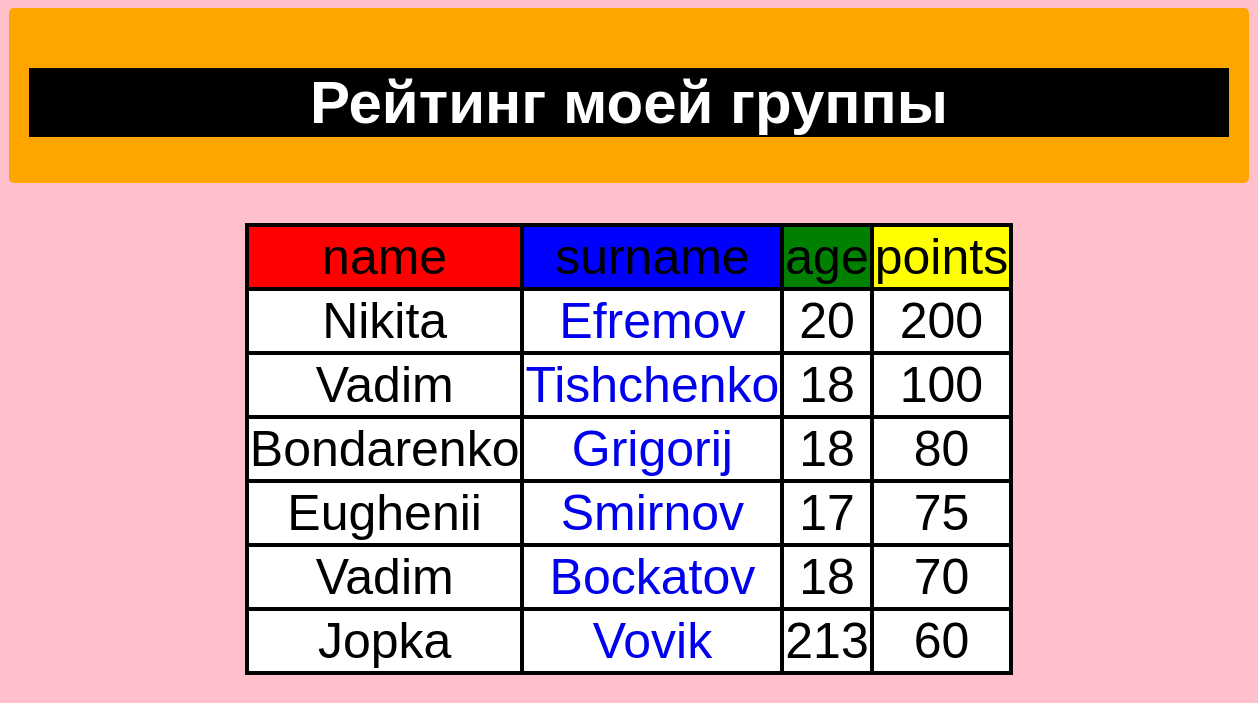
Before: / with the older database file.
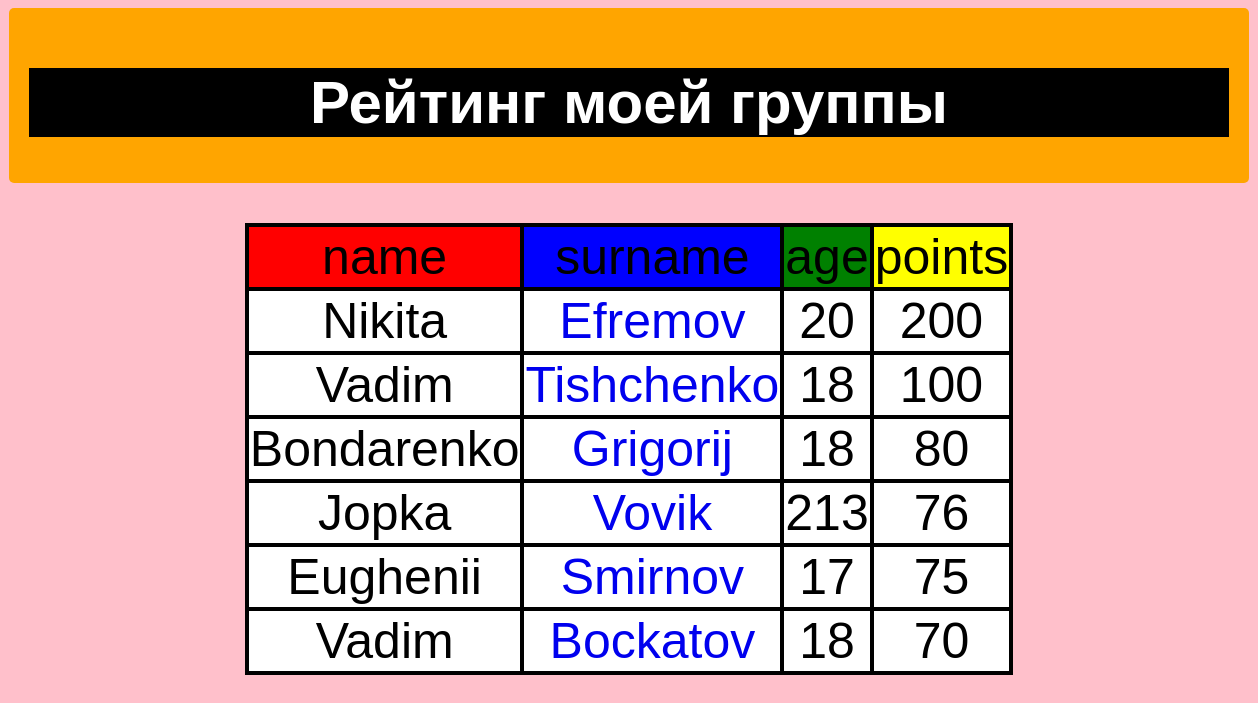
After: the same page with the newer database file.
### table/models.py (models this page shows, shortened)
class myGroupRait(models.Model):
	name = models.CharField(max_length=20, default='none')
	surname = models.CharField(max_length=20, default='none')
	age = models.IntegerField(default=0)
	points = models.IntegerField(default=60)

### table/views.py (the view)
# urls.py: path('', views.index, name='index'),
def index(request):
	mostSuccessfulStudents = myGroupRait.objects.order_by('-points')[:7]
	template = loader.get_template('table/index.html')
	context = {
		'mostSuccessfulStudents': mostSuccessfulStudents
	}
	return HttpResponse(template.render(context,request))

### table/templates/table/index.html (shortened to what this page needs)
{% if mostSuccessfulStudents %}
<center>
	<div id="header"><h1>Рейтинг моей группы</h1></div>
	</center>
	<div></div>
	<table cellspacing="0" style="border:2px solid black; font-size: 50px;" align="center">
	<tr><td style="background: red;">name</td><td style="background: blue ;">surname</td><td style="background: green;">age</td><td style="background: yellow;">points</td></tr>
	{% for q in mostSuccessfulStudents %}
		<tr><td style="">{{q.name}}</td><td style=""><a href="/{{q.points}}/">{{q.surname}}</a></td><td style=""> {{q.age}}</td><td style="">{{q.points}}</td></tr>
	{% endfor %}
	</table>
{% else %}
	<p>No students with that point</p>
{% endif %}

### table/templates/table/index.html (style rules this page uses)
a { text-decoration: none; }
td { border: 2px solid black; background:white; text-align: center; }
#header { background: orange; border-radius: 5px; text-align: center; font-size: 30px; width: 1200px; height: 135px; }
h1 { background: black; color:white; }
div { padding: 20px; }

Changed rows visible on the page:
changed myGroupRait "Jopka": points "60" → "76"; moves up the list
